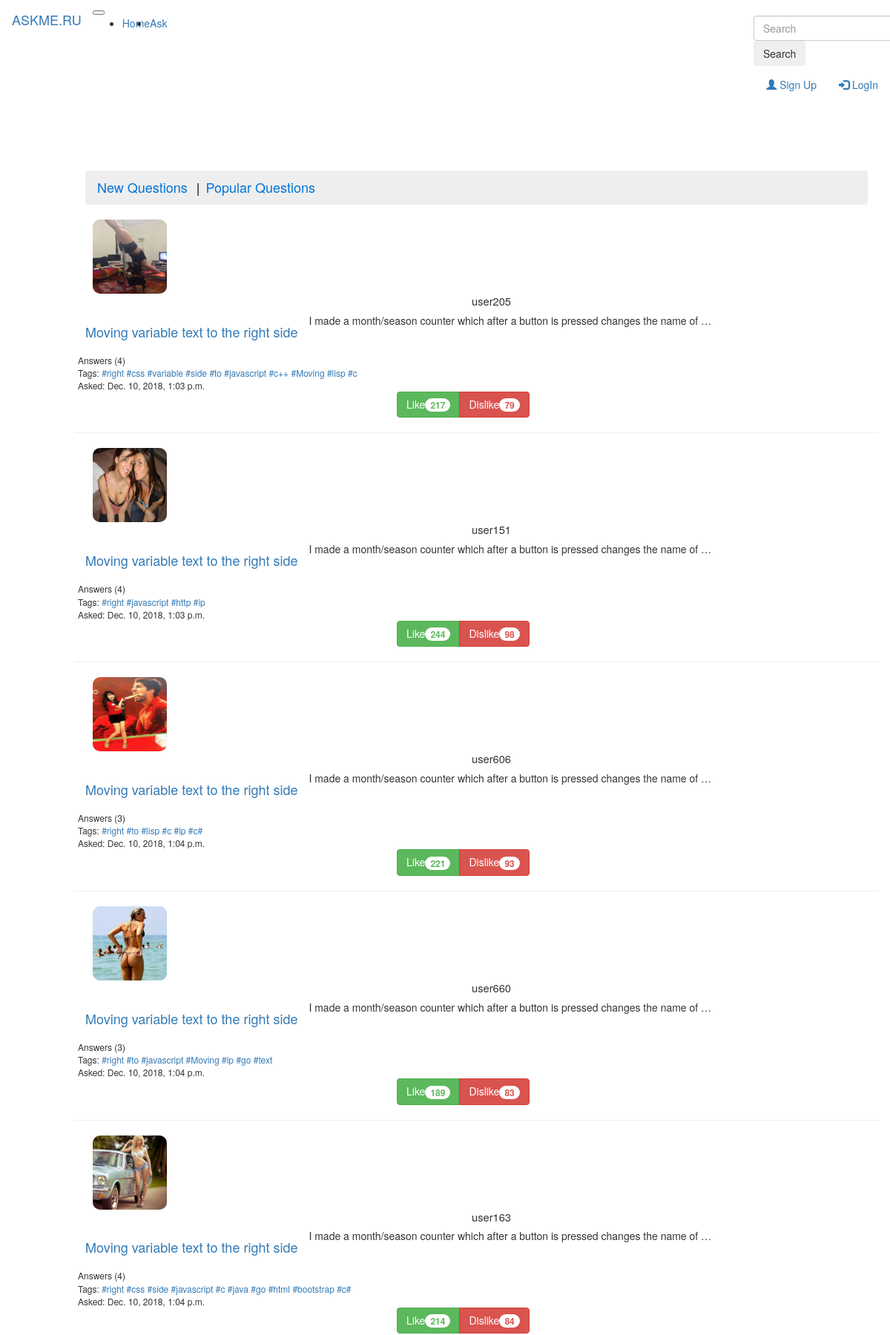
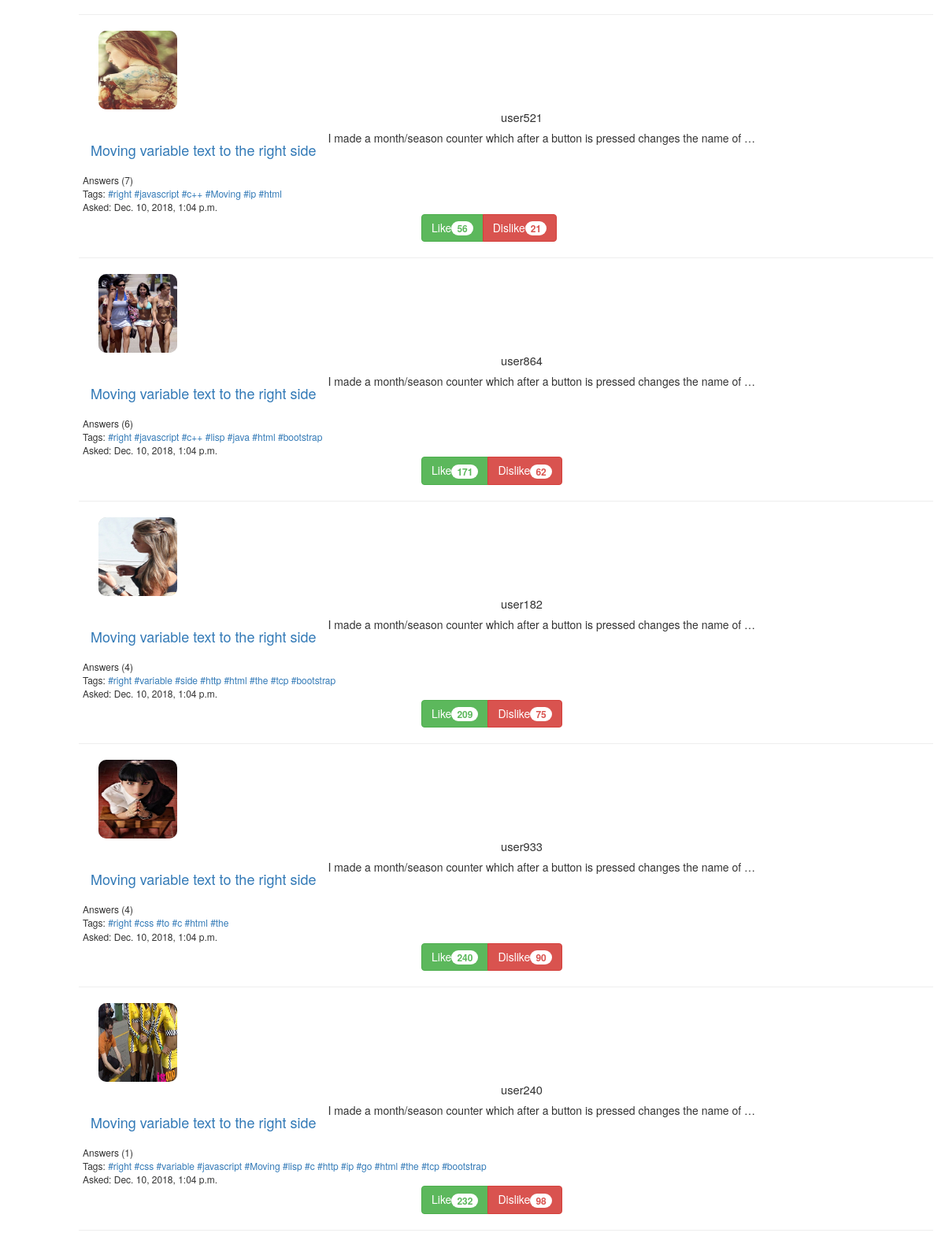
Page /by_tag/1 (upper part) on the committed database (2 pictures, top to bottom).
### blog/models.py (models this page shows, shortened)
class Question(models.Model):
    author = models.ForeignKey('MyUser', on_delete=models.CASCADE, verbose_name = 'author of question')
    title = models.CharField(max_length=200, verbose_name = 'title of question')
    text = models.TextField(verbose_name = 'text of question')
    tags = models.ManyToManyField('Tag', verbose_name = 'tags of question')
    count_of_answers = models.IntegerField(default=0, verbose_name = 'count of answers')
    objects = question_manager()
    rating = models.IntegerField(default=0,verbose_name='rating of question')
    dislikes = models.IntegerField(default=0,verbose_name='dislike')
    likes = models.IntegerField(default=0,verbose_name='like')
    created_date = models.DateTimeField(default=timezone.now)
    published_date = models.DateTimeField(blank=True, null=True, verbose_name='published date of question')

class MyUser(User):
    rating = models.IntegerField(default=0, verbose_name='rating')
    objects = myuser_manager()
    avatar = models.ImageField(upload_to='', blank = True, verbose_name='avatar')

class Tag(models.Model):
    tag_name = models.CharField(max_length=20, unique = True, verbose_name = 'name of tag')
    post_count = models.IntegerField(default=0, verbose_name = 'count of posts')
    objects = tag_manager()
    def __str__(self):
        return '#' + self.tag_name

### blog/views.py (the view)
# urls.py: path('by_tag/<int:tag_id>', views.question_by_tag, name='to_questions_by_tag'),
def question_by_tag(request, tag_id):
    users, tags = get_users_tags(10, 10)
    questions = pagination(Question.objects.filter(tags = tag_id), request)
    return render(request, 'blog/home.html', {'questions': questions , 'users' : users, 'tags' : tags})

### blog/handler.py (called while the page is built)
def pagination(question_list, request):
    paginator = Paginator(question_list, 10)
    page = request.GET.get('page')
    return paginator.get_page(page)

def get_users_tags(users_count, tags_count):
    users = MyUser.objects.get_n_top_users(users_count)
    tags = Tag.objects.get_n_top_tags(tags_count)
    return users, tags

### blog/models.py (called while the page is built)
    def get_n_top_users(self,user_count):
        return self.order_by('-rating')[:user_count]

    def get_n_top_tags(self,tag_count):
        return self.order_by('-post_count')[:tag_count]

### blog/templates/blog/home.html (shortened to what this page needs)
{% extends "blog/wrapper.html" %}
{% block headcontent %}
  {% load staticfiles %}
  <link rel="stylesheet" type="text/css" href="{% static 'blog/css/objects.css' %}">
  {% load bootstrap_pagination %}
{% endblock%}
{% block navbar %}
    <header>
      <nav class="navbar navbar-expand-md navbar-dark fixed-top bg-dark">
        <a class="navbar-brand" href="{% url 'home' %}">ASKME.RU</a>
        <button class="navbar-toggler" type="button" data-toggle="collapse" data-target="#navbarCollapse" aria-controls="navbarCollapse" aria-expanded="false" aria-label="Toggle navigation">
        </button>
        <div class="collapse navbar-collapse" id="navbarCollapse">
          <ul class="navbar-nav mr-auto">
            <li class="nav-item active">
              <a class="nav-link" href="{% url 'home' %}">Home<span class="sr-only">(current)</span></a>
            </li>
            <li class="nav-item active">
              <a class="nav-link" href="{% url 'ask' %}">Ask<span class="sr-only">(current)</span></a>
            </li>
          </ul>
          <div class="searching">
          <form class="form-inline mt-2 mt-0">
            <input class="form-control mr-sm-2" placeholder="Search" aria-label="Search" type="text">
            <button class="btn btn-outline-success my-2 my-sm-0" type="submit">Search</button>
          </form>
          </div>
           <ul class="nav navbar-nav navbar-right">
            <li><a class="nav-link" href="{% url 'SignUp'%}"><span class="glyphicon glyphicon-user"></span> Sign Up</a></li>
            <li><a class="nav-link" href="{% url 'LogIn' %}"><span class="glyphicon glyphicon-log-in"></span> LogIn</a></li>
          </ul>
        </div>
      </nav>
    </header>
{% endblock %}
{% block beforebody%}
  <ul class="breadcrumb">
    <li><a href="{% url 'order_questions_by_time' %}">New Questions</a></li>
    <li><a href="{% url 'order_questions_by_rating' %}">Popular Questions</a></li>
  </ul>
{% endblock %}
{% block bodycontent %}
  {% if questions %}
    {% for q in questions %}
      <div class="row" id="question_side">
        <div class="col-2">
          <div class="info">
            <img class="photo" src="{{q.author.avatar.url}}">
            <div class="user_name"> {{ q.author.username }} </div>
          </div>
        </div>
        <div class="col-10">
          <div class="title"><a class ="navbar-brand" href="{% url 'to_question' question_id=q.id %}">{{q.title}}</a></div>
          <div class="text"><p>{{ q.text|truncatewords:15 }}</p></div>
          <div class="tags">
            Answers ({{q.count_of_answers}})
            Tags:{% for q_tag in q.tags.all %}  <a href="{% url 'to_questions_by_tag' tag_id=q_tag.id %}">{{ q_tag }}</a>{% endfor %}
          </div>
          <div class="publishdate">  Asked: {{ q.published_date }}</div>
           <div class="btn-group" id='buttons'>
            <button type="button" class="btn btn-success">Like<span class="badge">{{q.likes}}</span></button>
            <button type="button" class="btn btn-danger">Dislike<span class="badge">{{q.dislikes}}</span></button>
          </div>
        </div>
      </div>
      <hr size=4px align="left">
    {% endfor %}
  {% endif %}
{% endblock%}

### blog/static/blog/css/objects.css (style rules this page uses)
.photo { width: 100px; height: 100px; background: #ccc; border-radius: 10px; margin-left: auto; margin-right: auto; }
.user_name { text-align: center; }
.publishdate { padding-left: 20px; font-size: 12px; }
.tags { padding-top: 25px; padding-left: 20px; font-size: 12px; }
#buttons { padding-left: 450px; }
.info { margin-left: 40px; font-size: 11pt; }
.title { margin-left: 15px; margin-top: 5px; }
.text { margin-left: 15px; }
.searching { padding-left: 1000px; }
ul.breadcrumb { padding: 10px 16px; list-style: none; background-color: #eee; }
ul.breadcrumb li { display: inline; font-size: 18px; }
ul.breadcrumb li+li:before { padding: 8px; color: black; content: "|"; }
ul.breadcrumb li a { color: #0275d8; text-decoration: none; }

### rows in the picture
Question: author.avatar (picture), author.username "user205", title "Moving variable text to the right side", text "I made a month/season counter which after a button is pressed changes the name of …", count_of_answers "4", published_date "Dec. 10, 2018, 1:03 p.m.", likes "217", dislikes "79"
Tag: tag_name "#right"
Tag: tag_name "#css"
Tag: tag_name "#variable"
Tag: tag_name "#side"
Tag: tag_name "#to"
Tag: tag_name "#javascript"
Tag: tag_name "#c++"
Tag: tag_name "#Moving"
Tag: tag_name "#lisp"
Tag: tag_name "#c"
Question: author.avatar (picture), author.username "user151", title "Moving variable text to the right side", text "I made a month/season counter which after a button is pressed changes the name of …", count_of_answers "4", published_date "Dec. 10, 2018, 1:03 p.m.", likes "244", dislikes "98"
Tag: tag_name "#http"
Tag: tag_name "#ip"
Question: author.avatar (picture), author.username "user606", title "Moving variable text to the right side", text "I made a month/season counter which after a button is pressed changes the name of …", count_of_answers "3", published_date "Dec. 10, 2018, 1:04 p.m.", likes "221", dislikes "93"
Tag: tag_name "#c#"
Question: author.avatar (picture), author.username "user660", title "Moving variable text to the right side", text "I made a month/season counter which after a button is pressed changes the name of …", count_of_answers "3", published_date "Dec. 10, 2018, 1:04 p.m.", likes "189", dislikes "83"
Tag: tag_name "#go"
Tag: tag_name "#text"
Question: author.avatar (picture), author.username "user163", title "Moving variable text to the right side", text "I made a month/season counter which after a button is pressed changes the name of …", count_of_answers "4", published_date "Dec. 10, 2018, 1:04 p.m.", likes "214", dislikes "84"
Tag: tag_name "#java"
Tag: tag_name "#html"
Tag: tag_name "#bootstrap"
Question: author.avatar (picture), author.username "user521", title "Moving variable text to the right side", text "I made a month/season counter which after a button is pressed changes the name of …", count_of_answers "7", published_date "Dec. 10, 2018, 1:04 p.m.", likes "56", dislikes "21"
Question: author.avatar (picture), author.username "user864", title "Moving variable text to the right side", text "I made a month/season counter which after a button is pressed changes the name of …", count_of_answers "6", published_date "Dec. 10, 2018, 1:04 p.m.", likes "171", dislikes "62"
Question: author.avatar (picture), author.username "user182", title "Moving variable text to the right side", text "I made a month/season counter which after a button is pressed changes the name of …", count_of_answers "4", published_date "Dec. 10, 2018, 1:04 p.m.", likes "209", dislikes "75"
Tag: tag_name "#the"
Tag: tag_name "#tcp"
Question: author.avatar (picture), author.username "user933", title "Moving variable text to the right side", text "I made a month/season counter which after a button is pressed changes the name of …", count_of_answers "4", published_date "Dec. 10, 2018, 1:04 p.m.", likes "240", dislikes "90"
Question: author.avatar (picture), author.username "user240", title "Moving variable text to the right side", text "I made a month/season counter which after a button is pressed changes the name of …", count_of_answers "1", published_date "Dec. 10, 2018, 1:04 p.m.", likes "232", dislikes "98"
